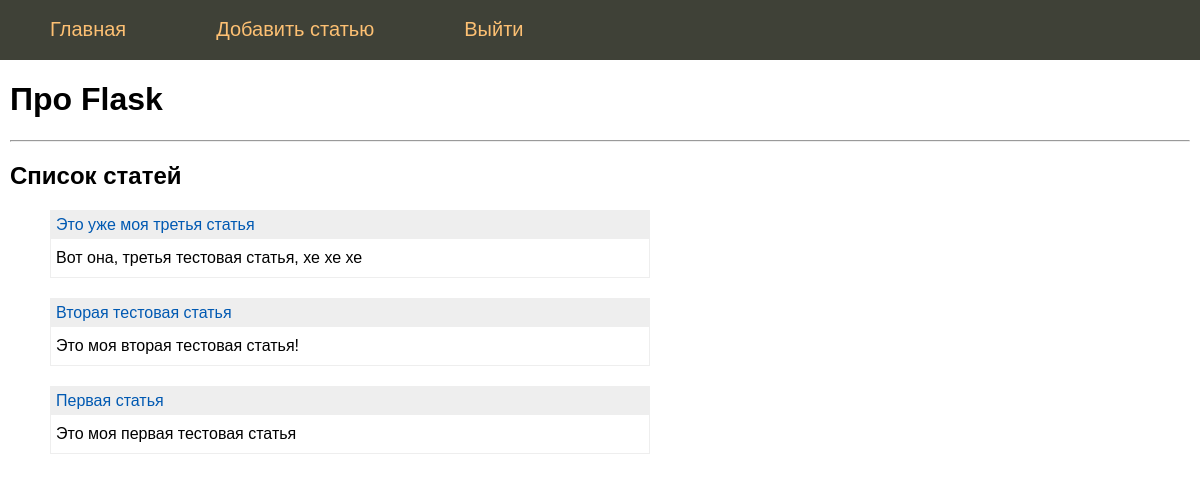
Screenshot of / (signed in) with the database file from the repository.
### tables this page shows
CREATE TABLE mainmenu (
id integer primary key autoincrement,
title text not null,
url text not null
);

CREATE TABLE posts (
id integer PRIMARY KEY AUTOINCREMENT,
title text NOT NULL,
text text NOT NULL,
time integer NOT NULL
);

### main.py (the view)
@app.route('/')
@login_required
def index():
    db = get_db()  # Соединяемся с БД
    dbase = FDataBase(db)
    return render_template("index.html", menu=dbase.getMenu(), post=dbase.getPostsAnonce())

### FDataBase.py (called while the page is built)
    def getMenu(self):
        sq1 = '''SELECT * FROM mainmenu'''
        try:
            self.__cur.execute(sq1)
            res = self.__cur.fetchall()
            if res: return res
        except:
            print("Ошибка чтения из БД")
        return []

    def getPostsAnonce(self):
        try:
            self.__cur.execute(f"SELECT id, title, text FROM posts ORDER BY time DESC")
            res = self.__cur.fetchall()
            if res: return res
        except sqlite3.Error as e:
            print("Ошибка получения статьи из БД" + str(e))
        return []

    def getUser(self, user_id):
        print(user_id)
        try:
            self.__cur.execute(f"SELECT * FROM users WHERE email = '{user_id}' LIMIT 1")
            res = self.__cur.fetchone()
            if not res:
                print("Пользователь не найден")
                return False
            return res
        except sqlite3.Error as e:
            print("getUser Ошибка получения данных из БД "+str(e))
        return False

### UserLogin.py (called while the page is built)
    def fromDB(self, user_id, db):
        self.__user = db.getUser(user_id)
        return self

### main.py (called while the page is built)
@login_manager.user_loader
def load_user(user_id):
    print("load_user")
    return UserLogin().fromDB(user_id, dbase)

def connect_db():
    conn = sqlite3.connect(app.config['DATABASE'])
    conn.row_factory = sqlite3.Row
    return conn

def get_db():
    """Используется переменная g, которая создается в контектсе приложения"""
    if not hasattr(g, 'link_db'):
        g.link_db = connect_db()
    return g.link_db

@app.before_request
def before_request():
    global dbase
    db = get_db()
    dbase = FDataBase(db)

### templates/index.html
{% extends 'base.html' %}
{% block content %}
{{ super() }}
<hr>
<h2>Список статей</h2>
<ul class="list-posts">
    {% for p in post %}
    <li>
        <p class="title"><a href="{{ url_for('showPost', id_post=p.id) }}">{{ p.title }}</a></p>
        <p class="annonce">{{ p.text[:50] }}</p>
    </li>
    {% endfor %}
</ul>
{% endblock %}

### templates/base.html (shortened to what this page needs)
<!DOCTYPE html>
<html>
<head>
    <link type= "text/css" href="{{ url_for('static', filename='css/style.css') }}" rel="stylesheet">
</head>
<body>
    {% block content -%}
        {%- block mainmenu -%}
            <ul class="mainmenu">
                {% for m in menu -%}
                    <li><a href="{{m.url}}">{{ m.title }}</a></li>
                {% endfor -%}
            </ul>
        {% endblock mainmenu -%}
    <div class="content">
    {% if title -%}
    <h1>{{ title }} </h1>
    {% else -%}
    <h1>Про Flask</h1>
    {% endif -%}
    {% endblock %}
    </div>
</body>
</html>

### static/css/style.css (style rules this page uses)
html, body { font-family: 'Arial'; margin: 0; padding: 0; height: 100%; width: 100%; }
a { color: #0059b2; text-decoration: none; }
ul.mainmenu { list-style: none; background: #3F4137; height: 60px; margin: 0; padding: 0; color: #fdc073; font-size: 20px; overflow: hidden; }
ul.mainmenu li { float: left; margin: 18px 40px 0 50px; }
ul.mainmenu li a { color: #fdc073; text-decoration: none; }
div.content { margin: 10px; }
ul.list-posts { list-style: none; margin: 0; padding 0; max-width: 600px; }
ul.list-posts li { margin: 20px 0 0 0; border: 1px solid #eee; }
ul.list-posts .title { margin: 0; padding: 5px; background: #eee; }
ul.list-posts .annonce { margin: 0; padding: 10px 5px 10px 5px; }

### rows the page displays
mainmenu: title "Главная"
mainmenu: title "Добавить статью"
mainmenu: title "Выйти"
posts: title "Это уже моя третья статья", text "Вот она, третья тестовая статья, хе хе хе"
posts: title "Вторая тестовая статья", text "Это моя вторая тестовая статья!"
posts: title "Первая статья", text "Это моя первая тестовая статья"
